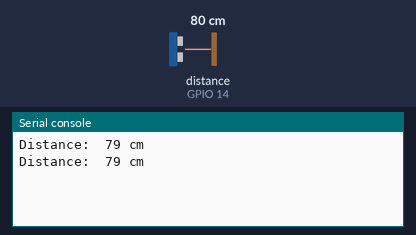
Simulated run of this program. Board: ESP32 board running MicroPython. On the bench: the last lines printed to the serial console. Inputs (shaded band) come from the test bench; at power-on: distance to the obstacle (sensor on GPIO 14) 80 cm. The echo pulse lasts 58.3 µs per cm.

Above: at 3.2 s.
3.3 s: distance to the obstacle (sensor on GPIO 14) set to 2 cm
At 3.9 s:
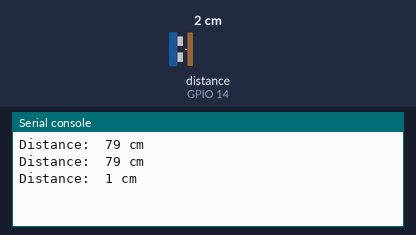
4.8 s: distance to the obstacle (sensor on GPIO 14) set to 4 cm
At 5.4 s:
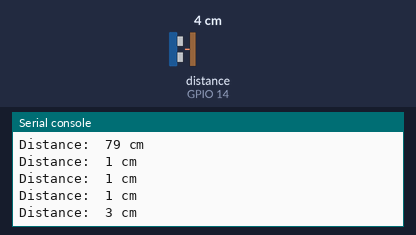
Timing chart, 0 to 7.8 s (numbered marks = the images above; inputs shaded):
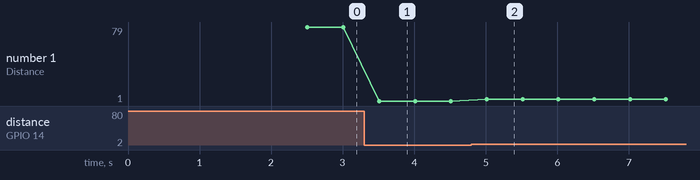

Measured:
- after the input at 3.3 s, the serial console: prints a new line after 0.21 s (image 1)
- after the input at 4.8 s, the serial console: prints a new line after 0.21 s (image 2)
- plotted number 1: 79 → 1 after the input at 3.3 s, 1 → 3 after the input at 4.8 s

The program:

ultrasonic.py
```python
from machine import Pin
import time

trig_pin=Pin(13,Pin.OUT,0)
echo_pin=Pin(14,Pin.IN,0)

sound_velocity=340
distance=0

def get_sonar():
    trig_pin.value(1)
    time.sleep_us(10)
    trig_pin.value(0)
    while not echo_pin.value():
        pass
    ping_start=time.ticks_us()
    while echo_pin.value():
        pass
    ping_stop=time.ticks_us()
    ping_time=time.ticks_diff(ping_stop,ping_start)
    distance=ping_time*sound_velocity//2//10000
    return int(distance)

time.sleep_ms(2000)
while True:
    time.sleep_ms(500)
    print('Distance: ',get_sonar(),'cm' )


    
```
